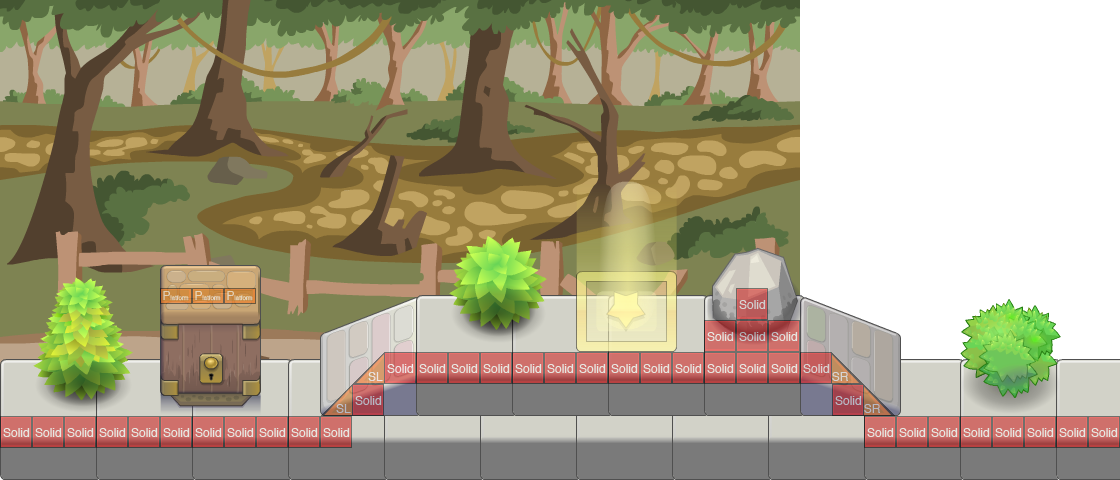

Tiled map render using the project's own tile images. Description and the map definition, with tile-layer contents summarised, below:
An orthogonal 35x15 tile map with 32x32 px tiles, 5 tile layers (background, Calque 4, Calque 5, foreground, ...), 2 tilesets, 1 image layer and 5 objects (mainPlayer, key, door, teleport, slash).

<map version="1.0" orientation="orthogonal" width="35" height="15" tilewidth="32" tileheight="32" backgroundcolor="#ffffff">
 <tileset firstgid="1" name="tileset" tilewidth="101" tileheight="171">
  <image source="../img/map/tileset.png" width="11110" height="171" />
 </tileset>
 <tileset firstgid="111" name="meta" tilewidth="32" tileheight="32">
  <image source="../img/map/meta.png" width="160" height="32" />
  <tile id="0">
   <properties>
    <property name="type" value="solid" />
   </properties>
  </tile>
  <tile id="1">
   <properties>
    <property name="type" value="platform" />
   </properties>
  </tile>
  <tile id="2">
   <properties>
    <property name="type" value="lslope" />
   </properties>
  </tile>
  <tile id="3">
   <properties>
    <property name="type" value="rslope" />
   </properties>
  </tile>
 </tileset>
 <imagelayer name="parallax1" width="35" height="15">
  <image source="../img/parallax1.png" />
  <properties>
   <property name="ratio" value="0.6" />
  </properties>
 </imagelayer>
 <layer name="background" width="35" height="15">
  <data>[525 cells, 12 non-empty, 1 distinct tile ids]</data>
 </layer>
 <layer name="Calque 4" width="35" height="15">
  <data>[525 cells, 6 non-empty, 3 distinct tile ids]</data>
 </layer>
 <layer name="Calque 5" width="35" height="15">
  <data>[525 cells, 2 non-empty, 2 distinct tile ids]</data>
 </layer>
 <layer name="foreground" width="35" height="15">
  <data>[525 cells, 4 non-empty, 4 distinct tile ids]</data>
 </layer>
 <objectgroup name="stuff" width="35" height="15">
  <object name="mainPlayer" x="528" y="208" width="58" height="71">
   <properties>
    <property name="image" value="character1" />
    <property name="spriteheight" value="73" />
    <property name="spritewidth" value="64" />
   </properties>
  </object>
  <object name="key" x="442" y="199" width="45" height="55">
   <properties>
    <property name="" value="" />
    <property name="image" value="key" />
    <property name="spritewidth" value="29" />
   </properties>
  </object>
  <object name="door" x="167" y="306" width="87" height="95" />
  <object name="teleport" x="582" y="278" width="89" height="69" />
  <object name="slash" x="139" y="-54" width="82" height="73">
   <properties>
    <property name="image" value="slash" />
    <property name="spriteheight" value="84" />
    <property name="spritewidth" value="80" />
   </properties>
  </object>
 </objectgroup>
 <layer name="collision" width="35" height="15" opacity="0.47">
  <data>[525 cells, 46 non-empty, 4 distinct tile ids]</data>
 </layer>
 <objectgroup name="enemies" width="35" height="15" />
</map>
